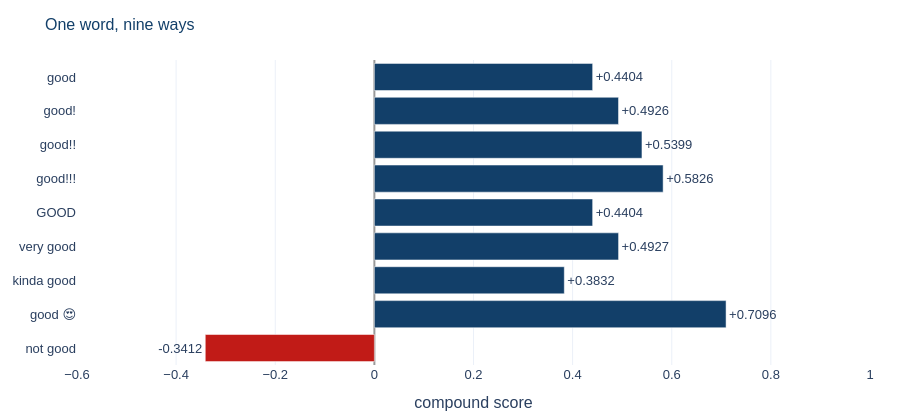

The notebook cell saved with this chart:
### Markdown cell above
## Room 3 — The knobs

VADER is not *only* a spreadsheet. On top of the word scores sit a handful of
hand-written rules. Unlike a neural network, you can find out exactly what they are —
by poking it.

Each row below is the same word with one thing changed.

### Code cell
ladder = ["good", "good!", "good!!", "good!!!", "GOOD", "very good", "kinda good",
          "good 😍", "not good"]
vals = [vader.polarity_scores(t)["compound"] for t in ladder]

fig = go.Figure(go.Bar(
    x=vals, y=ladder, orientation="h",
    marker_color=[NAVY if v >= 0 else RED for v in vals],
    text=[f"{v:+.4f}" for v in vals], textposition="outside",
))
fig.update_xaxes(range=[-0.6, 1.0], zeroline=True, zerolinecolor="#999",
                 title_text="compound score")
fig.update_yaxes(autorange="reversed")
style(fig, "One word, nine ways", height=420, showlegend=False).show()

### Figure 1 — Plotly figure (JSON) as saved in the notebook; plotly's stock layout.template omitted (floating-point values rounded to 4 significant figures)
{"data": [{"marker": {"color": ["#123F69", "#123F69", "#123F69", "#123F69", "#123F69", "#123F69", "#123F69", "#123F69", "#C11B17"]}, "orientation": "h", "text": ["+0.4404", "+0.4926", "+0.5399", "+0.5826", "+0.4404", "+0.4927", "+0.3832", "+0.7096", "-0.3412"], "textposition": "outside", "type": "bar", "x": [0.4404, 0.4926, 0.5399, 0.5826, 0.4404, 0.4927, 0.3832, 0.7096, -0.3412], "y": ["good", "good!", "good!!", "good!!!", "GOOD", "very good", "kinda good", "good 😍", "not good"]}], "layout": {"font": {"family": "Helvetica, Arial, sans-serif", "size": 13}, "height": 420, "margin": {"b": 50, "l": 60, "r": 30, "t": 60}, "showlegend": false, "title": {"font": {"color": "#123F69", "size": 16}, "text": "One word, nine ways"}, "xaxis": {"range": [-0.6, 1], "title": {"text": "compound score"}, "zeroline": true, "zerolinecolor": "#999"}, "yaxis": {"autorange": "reversed"}}}
